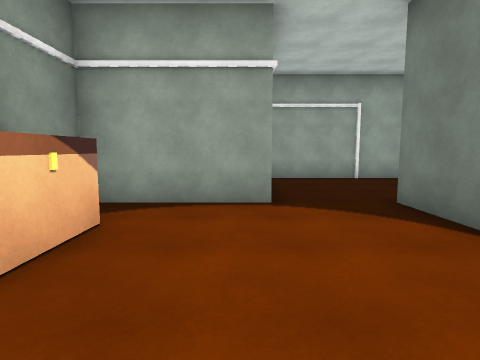
View 1 (above)

16 first-person views from a walk through a 3-D level made in the Unity game engine. The camera is 1.5 m above the floor, tilts 6° down and sees 80° across. The floor is counted in squares, 1.8 m on a side. Each view is taken from the middle of a square. On the plan, view 1 faces up. The plan holds only what a view shows up to about 10 squares ahead; the rest is blank. The player character is not drawn. Some animated figures are not drawn. Some surface patterns are stand-ins.

View 2
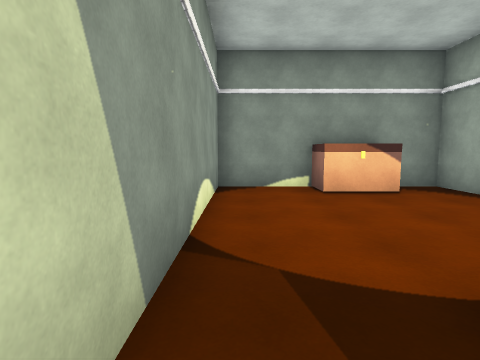

View 3
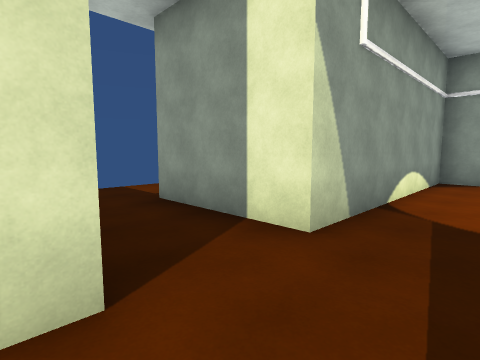

View 4
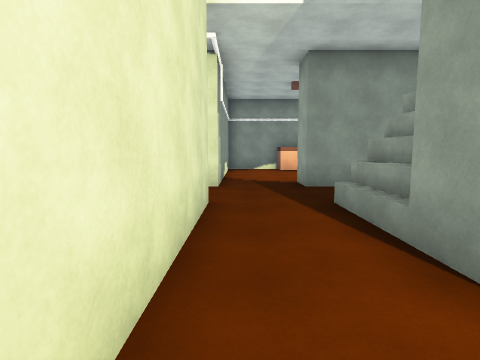

View 5
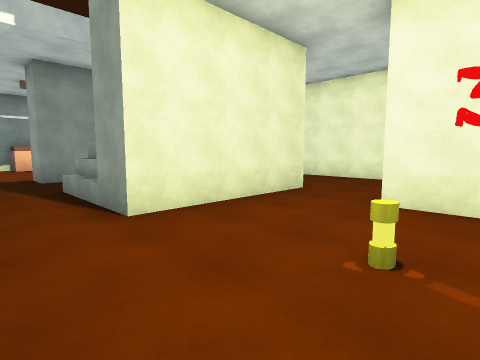

View 6
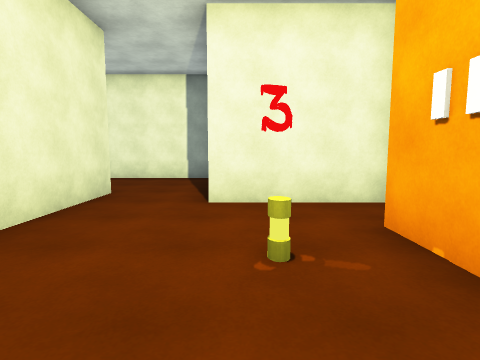

View 7
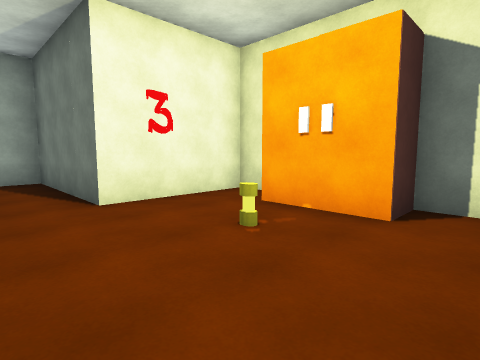

View 8
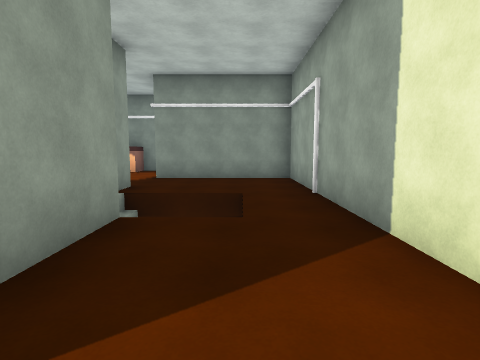

View 9
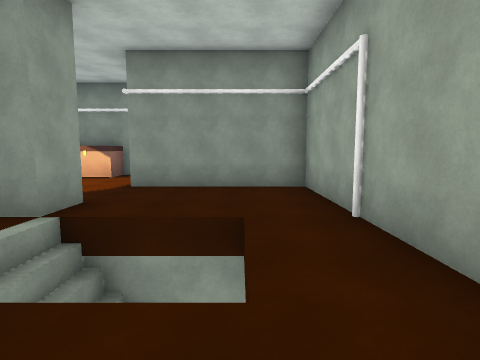

View 10
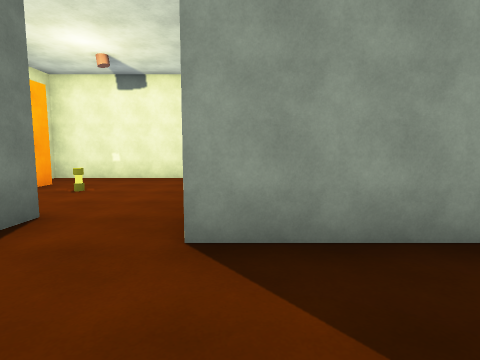

View 11
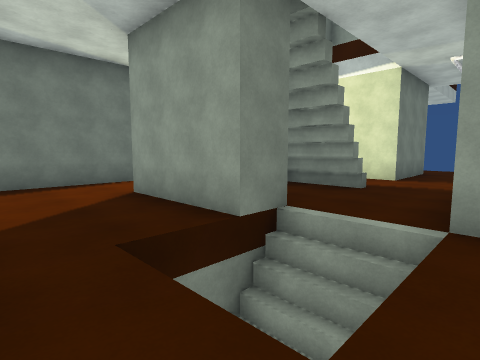

View 12
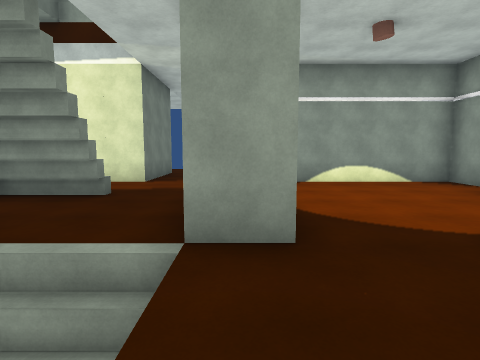

View 13
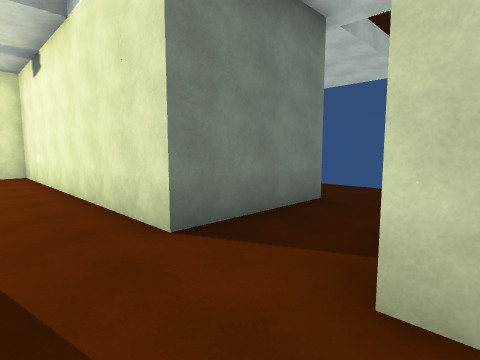

View 14
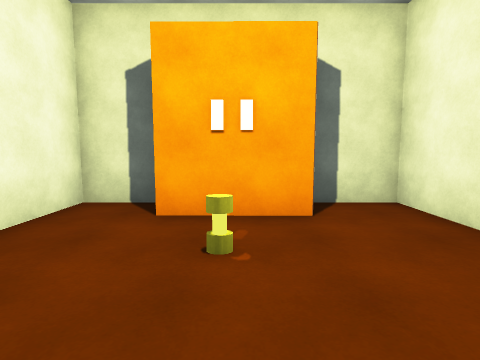

View 15
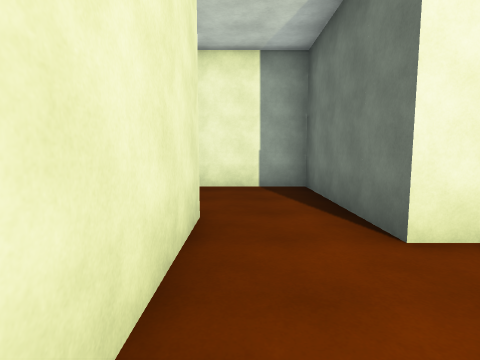

View 16
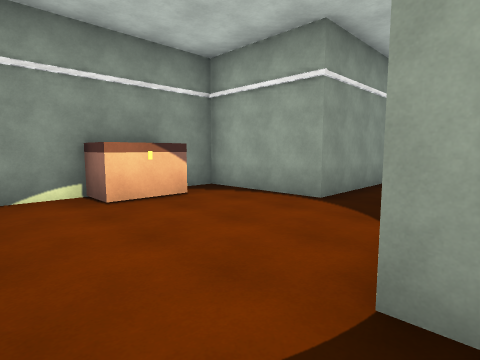

### Floor plan
Key: @ floor where view 1 was taken; # wall or solid block; . floor; v drop or lower ground; O other object.
Columns run from 3 left of view 1 to 14 right of it. Each row starts with its distance up from view 1.
  9    ############
  8    #..........#
  7    #...vv.....#
  6    #...vv.....#
  5 ####...vv###..####
  4 #.....#....#.....#
  3 #O....#....#....O#
  2 #O....#..###..O.O#
  1 #...............O#
  0 #..@.............#
 -1 #######..#########
 -2       #..#
 -3       #..#
 -4       ....
 -5       ....

Where each view was taken, in squares from view 1:
view 1: 0 up, 0 right, facing up
view 2: 0 up, 4 right, facing left
view 3: 1 up, 6 right, facing down-left
view 4: 0 up, 10 right, facing left
view 5: 0 up, 12 right, facing up-left
view 6: 0 up, 11 right, facing up
view 7: 0 up, 9 right, facing up-right
view 8: 7 up, 9 right, facing left
view 9: 7 up, 7 right, facing left
view 10: 8 up, 8 right, facing down
view 11: 8 up, 3 right, facing down-right
view 12: 7 up, 3 right, facing down
view 13: 1 up, 3 right, facing down-right
view 14: 2 up, 9 right, facing right
view 15: 2 up, 9 right, facing up
view 16: 0 up, 3 right, facing up-left
